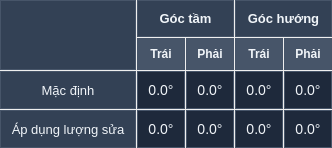
       <widget class="QWidget" name="angleTable" native="true">
        <layout class="QGridLayout" name="angleTableLayout">
         <property name="spacing">
          <number>1</number>
         </property>
         <property name="leftMargin">
          <number>0</number>
         </property>
         <property name="topMargin">
          <number>0</number>
         </property>
         <property name="rightMargin">
          <number>0</number>
         </property>
         <property name="bottomMargin">
          <number>0</number>
         </property>
         
         <!-- Row 0 & 1 - Headers -->
         <item row="0" column="0" rowspan="2">
          <widget class="QLabel" name="headerEmpty">
           <property name="text">
            <string/>
           </property>
           <property name="alignment">
            <set>Qt::AlignCenter</set>
           </property>
           <property name="styleSheet">
            <string notr="true">background-color: #334155;
color: #F1F5F9;
font-weight: bold;
font-size: 13px;
padding: 10px;
border: 1px solid #475569;</string>
           </property>
          </widget>
         </item>
         
         <item row="0" column="1" colspan="2">
          <widget class="QLabel" name="headerElevation">
           <property name="text">
            <string>Góc tầm</string>
           </property>
           <property name="alignment">
            <set>Qt::AlignCenter</set>
           </property>
           <property name="styleSheet">
            <string notr="true">background-color: #334155;
color: #F1F5F9;
font-weight: bold;
font-size: 13px;
padding: 10px;
border: 1px solid #475569;</string>
           </property>
          </widget>
         </item>
         
         <item row="0" column="3" colspan="2">
          <widget class="QLabel" name="headerDirection">
           <property name="text">
            <string>Góc hướng</string>
           </property>
           <property name="alignment">
            <set>Qt::AlignCenter</set>
           </property>
           <property name="styleSheet">
            <string notr="true">background-color: #334155;
color: #F1F5F9;
font-weight: bold;
font-size: 13px;
padding: 10px;
border: 1px solid #475569;</string>
           </property>
          </widget>
         </item>
         
         <!-- Sub-headers Row 1 -->
         <item row="1" column="1">
          <widget class="QLabel" name="subHeaderElevLeft">
           <property name="text">
            <string>Trái</string>
           </property>
           <property name="alignment">
            <set>Qt::AlignCenter</set>
           </property>
           <property name="styleSheet">
            <string notr="true">background-color: #475569;
color: #F1F5F9;
font-weight: bold;
font-size: 12px;
padding: 8px;
border: 1px solid #475569;</string>
           </property>
          </widget>
         </item>
         
         <item row="1" column="2">
          <widget class="QLabel" name="subHeaderElevRight">
           <property name="text">
            <string>Phải</string>
           </property>
           <property name="alignment">
            <set>Qt::AlignCenter</set>
           </property>
           <property name="styleSheet">
            <string notr="true">background-color: #475569;
color: #F1F5F9;
font-weight: bold;
font-size: 12px;
padding: 8px;
border: 1px solid #475569;</string>
           </property>
          </widget>
         </item>
         
         <item row="1" column="3">
          <widget class="QLabel" name="subHeaderDirLeft">
           <property name="text">
            <string>Trái</string>
           </property>
           <property name="alignment">
            <set>Qt::AlignCenter</set>
           </property>
           <property name="styleSheet">
            <string notr="true">background-color: #475569;
color: #F1F5F9;
font-weight: bold;
font-size: 12px;
padding: 8px;
border: 1px solid #475569;</string>
           </property>
          </widget>
         </item>
         
         <item row="1" column="4">
          <widget class="QLabel" name="subHeaderDirRight">
           <property name="text">
            <string>Phải</string>
           </property>
           <property name="alignment">
            <set>Qt::AlignCenter</set>
           </property>
           <property name="styleSheet">
            <string notr="true">background-color: #475569;
color: #F1F5F9;
font-weight: bold;
font-size: 12px;
padding: 8px;
border: 1px solid #475569;</string>
           </property>
          </widget>
         </item>
         
         <!-- Row 2 - Mặc định -->
         <item row="2" column="0">
          <widget class="QLabel" name="rowLabelDefault">
           <property name="text">
            <string>Mặc định</string>
           </property>
           <property name="alignment">
            <set>Qt::AlignCenter</set>
           </property>
           <property name="styleSheet">
            <string notr="true">background-color: #334155;
color: #F1F5F9;
font-size: 13px;
padding: 10px;
border: 1px solid #475569;</string>
           </property>
          </widget>
         </item>
         
         <item row="2" column="1">
          <widget class="QLabel" name="defaultElevationLeft">
           <property name="text">
            <string>0.0°</string>
           </property>
           <property name="alignment">
            <set>Qt::AlignCenter</set>
           </property>
           <property name="styleSheet">
            <string notr="true">background-color: #1E293B;
color: #F1F5F9;
font-size: 14px;
padding: 10px;
border: 1px solid #475569;</string>
           </property>
          </widget>
         </item>
         
         <item row="2" column="2">
          <widget class="QLabel" name="defaultElevationRight">
           <property name="text">
            <string>0.0°</string>
           </property>
           <property name="alignment">
            <set>Qt::AlignCenter</set>
           </property>
           <property name="styleSheet">
            <string notr="true">background-color: #1E293B;
color: #F1F5F9;
font-size: 14px;
padding: 10px;
border: 1px solid #475569;</string>
           </property>
          </widget>
         </item>
         
         <item row="2" column="3">
          <widget class="QLabel" name="defaultDirectionLeft">
           <property name="text">
            <string>0.0°</string>
           </property>
           <property name="alignment">
            <set>Qt::AlignCenter</set>
           </property>
           <property name="styleSheet">
            <string notr="true">background-color: #1E293B;
color: #F1F5F9;
font-size: 14px;
padding: 10px;
border: 1px solid #475569;</string>
           </property>
          </widget>
         </item>
         
         <item row="2" column="4">
          <widget class="QLabel" name="defaultDirectionRight">
           <property name="text">
            <string>0.0°</string>
           </property>
           <property name="alignment">
            <set>Qt::AlignCenter</set>
           </property>
           <property name="styleSheet">
            <string notr="true">background-color: #1E293B;
color: #F1F5F9;
font-size: 14px;
padding: 10px;
border: 1px solid #475569;</string>
           </property>
          </widget>
         </item>
         
         <!-- Row 3 - Áp dụng lượng sửa -->
         <item row="3" column="0">
          <widget class="QLabel" name="rowLabelCorrected">
           <property name="text">
            <string>Áp dụng lượng sửa</string>
           </property>
           <property name="alignment">
            <set>Qt::AlignCenter</set>
           </property>
           <property name="styleSheet">
            <string notr="true">background-color: #334155;
color: #F1F5F9;
font-size: 13px;
padding: 10px;
border: 1px solid #475569;</string>
           </property>
          </widget>
         </item>
         
         <item row="3" column="1">
          <widget class="QLabel" name="correctedElevationLeft">
           <property name="text">
            <string>0.0°</string>
           </property>
           <property name="alignment">
            <set>Qt::AlignCenter</set>
           </property>
           <property name="styleSheet">
            <string notr="true">background-color: #1E293B;
color: #F1F5F9;
font-size: 14px;
padding: 10px;
border: 1px solid #475569;</string>
           </property>
          </widget>
         </item>
         
         <item row="3" column="2">
          <widget class="QLabel" name="correctedElevationRight">
           <property name="text">
            <string>0.0°</string>
           </property>
           <property name="alignment">
            <set>Qt::AlignCenter</set>
           </property>
           <property name="styleSheet">
            <string notr="true">background-color: #1E293B;
color: #F1F5F9;
font-size: 14px;
padding: 10px;
border: 1px solid #475569;</string>
           </property>
          </widget>
         </item>
         
         <item row="3" column="3">
          <widget class="QLabel" name="correctedDirectionLeft">
           <property name="text">
            <string>0.0°</string>
           </property>
           <property name="alignment">
            <set>Qt::AlignCenter</set>
           </property>
           <property name="styleSheet">
            <string notr="true">background-color: #1E293B;
color: #F1F5F9;
font-size: 14px;
padding: 10px;
border: 1px solid #475569;</string>
           </property>
          </widget>
         </item>
         
         <item row="3" column="4">
          <widget class="QLabel" name="correctedDirectionRight">
           <property name="text">
            <string>0.0°</string>
           </property>
           <property name="alignment">
            <set>Qt::AlignCenter</set>
           </property>
           <property name="styleSheet">
            <string notr="true">background-color: #1E293B;
color: #F1F5F9;
font-size: 14px;
padding: 10px;
border: 1px solid #475569;</string>
           </property>
          </widget>
         </item>
        </layout>
       </widget>
